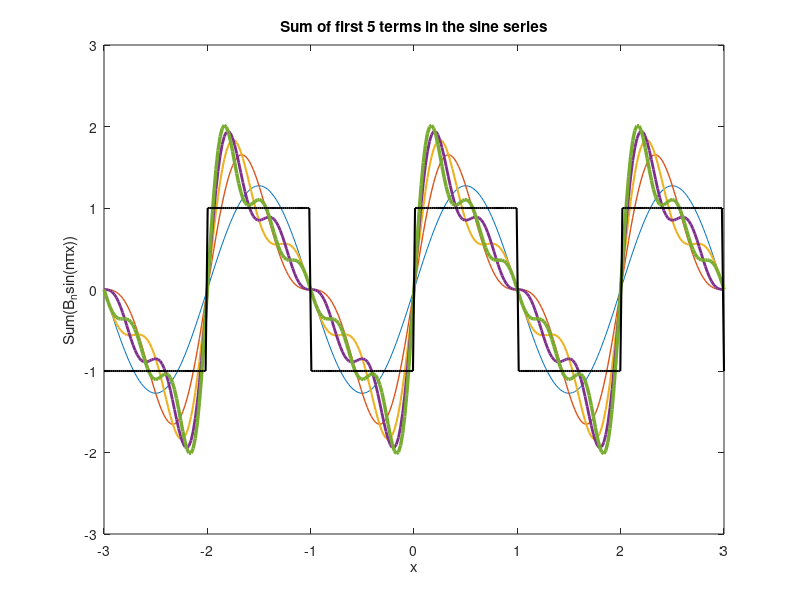

This chart was generated by the following MATLAB code:
%% Compute and plotcumulative sum for the first 5 terms of the Fourier series representation


clc
clearvars
hold off
L     = 1;                         
x     = linspace(-3*L, 3*L, 300);  
Const = 4/pi;                      
Sn    = 0;                         

for n = 1 : 1 : 5                  
    Bn = Const/n;                  
    Fn = Bn * sin(n*pi*x);        
    Sn = Sn + Fn;                 
    plot(x, Sn, 'linewidth', n/2); 
    hold on;
end

xlabel('x'); ylabel('Sum(B_nsin(n\pix))');
title('Sum of first 5 terms in the sine series');
plot(x, -1 + 2*(x>-2).*(x<-1) + 2*(x>0).*(x<1) + 2*(x>2).*(x<3),  'k-', 'linewidth', 1.5)

